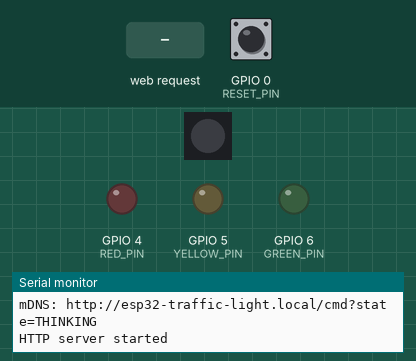
Simulated run of this sketch. Board: ESP32-S3. On the bench: 1 RGB LEDs in strip order, left to right, output pins drawn as LEDs (lit = HIGH), the last lines printed to the serial monitor. Dashed ring = blinking. Inputs (shaded band) come from the test bench; at power-on: GPIO 0 (RESET_PIN) HIGH. WiFi joins after 1.5 s; servers stay silent unless stated.

Above: at 4.5 s.
4.6 s: HTTP request GET /cmd?state=THINKING received
At 4.75 s:
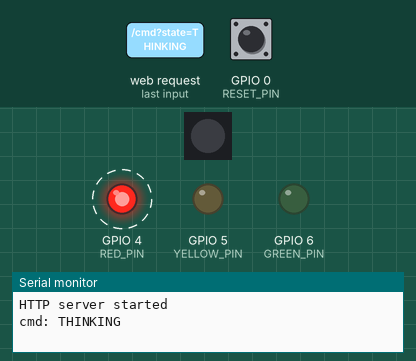
7.6 s: HTTP request GET /cmd?state=EXECUTING received
At 8.6 s:
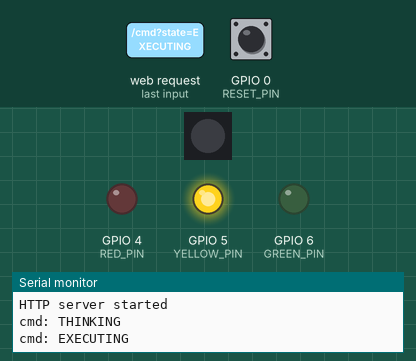
9.1 s: HTTP request GET /cmd?state=DONE received
At 9.7 s:
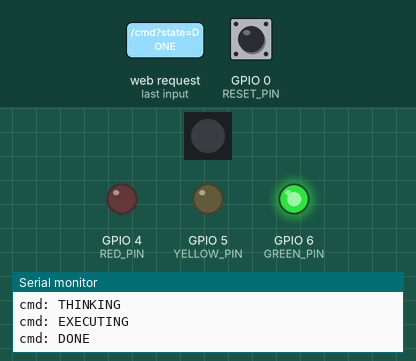
Timing chart, 0 to 12.1 s (numbered marks = the images above; inputs shaded):
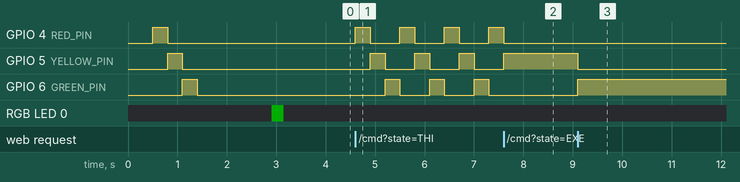

The sketch:

traffic_light.ino
```cpp
// ESP32-S3 Traffic Light Controller for Claude Code
// Commands via HTTP GET /cmd?state=THINKING (WiFi):
//   THINKING  - chase animation (R->Y->G cycling)
//   EXECUTING - yellow on (tool running)
//   DONE      - green on, auto-transitions to IDLE after DONE_HOLD_MS
//   ERROR     - red on
//   IDLE      - all off
//
// Also: GET /status  -> returns current state name
//
// WiFi config: hold BOOT button (GPIO0) on power-up to reset WiFi credentials.
// On first boot (or after reset), ESP32 opens hotspot "TrafficLight-Setup",
// connect with phone and visit 192.168.4.1 to configure WiFi.

#include <Adafruit_NeoPixel.h>
#include <WiFi.h>
#include <WebServer.h>
#include <ESPmDNS.h>
#include <WiFiManager.h>

// mDNS hostname: reachable at http://esp32-traffic-light.local/cmd?state=THINKING
#define HOSTNAME "esp32-traffic-light"

#define RESET_PIN 0  // BOOT button — hold on power-up to clear WiFi credentials

// === CONFIGURE YOUR GPIO PINS HERE ===
#define RED_PIN    4
#define YELLOW_PIN 5
#define GREEN_PIN  6
// =====================================

// YD-ESP32-S3 onboard WS2812 RGB LED
#define NEOPIXEL_PIN 48
#define NEOPIXEL_NUM 1

#define CHASE_INTERVAL_MS 300
#define DONE_HOLD_MS      60000

Adafruit_NeoPixel pixel(NEOPIXEL_NUM, NEOPIXEL_PIN, NEO_GRB + NEO_KHZ800);
WebServer server(80);

enum State { ST_IDLE, ST_THINKING, ST_EXECUTING, ST_DONE, ST_ERROR };

State     currentState = ST_IDLE;
int       chaseStep    = 0;
uint32_t  lastChase    = 0;
uint32_t  doneAt       = 0;

void blinkBuiltin(int times, uint32_t color) {
  for (int i = 0; i < times; i++) {
    pixel.setPixelColor(0, color);
    pixel.show();
    delay(80);
    pixel.setPixelColor(0, 0);
    pixel.show();
    delay(80);
  }
}

void allOff() {
  digitalWrite(RED_PIN,    LOW);
  digitalWrite(YELLOW_PIN, LOW);
  digitalWrite(GREEN_PIN,  LOW);
}

void selfTest() {
  Serial.println("self-test: RED -> YELLOW -> GREEN -> OFF");
  digitalWrite(RED_PIN,    HIGH); delay(300); digitalWrite(RED_PIN,    LOW);
  digitalWrite(YELLOW_PIN, HIGH); delay(300); digitalWrite(YELLOW_PIN, LOW);
  digitalWrite(GREEN_PIN,  HIGH); delay(300); digitalWrite(GREEN_PIN,  LOW);
}

void pixelOff() { pixel.setPixelColor(0, 0); pixel.show(); }

void applyIdle()      { allOff(); pixelOff(); currentState = ST_IDLE; }
void applyThinking()  { allOff(); pixelOff(); currentState = ST_THINKING; chaseStep = 0; lastChase = 0; }
void applyExecuting() { allOff(); pixelOff(); digitalWrite(YELLOW_PIN, HIGH); currentState = ST_EXECUTING; }
void applyDone()      { allOff(); pixelOff(); digitalWrite(GREEN_PIN,  HIGH); currentState = ST_DONE; doneAt = millis(); }
void applyError()     { allOff(); pixelOff(); digitalWrite(RED_PIN,    HIGH); currentState = ST_ERROR; }

// WAITING is an overlay, not a state: signals "needs your input" (permission
// prompt / idle nudge) via the onboard NeoPixel without disturbing whichever
// main-LED state Claude was already in.
void applyWaiting()   { pixel.setPixelColor(0, pixel.Color(0, 0, 255)); pixel.show(); }

void handleCmd() {
  String state = server.arg("state");
  state.toUpperCase();
  state.trim();

  if      (state == "THINKING")  { applyThinking(); }
  else if (state == "EXECUTING") { applyExecuting(); }
  else if (state == "DONE")      { applyDone(); }
  else if (state == "ERROR")     { applyError(); }
  else if (state == "IDLE")      { applyIdle(); }
  else if (state == "WAITING")   { applyWaiting(); }
  else {
    server.send(400, "text/plain", "ERR:unknown state");
    return;
  }
  server.send(200, "text/plain", "OK:" + state);
  Serial.println("cmd: " + state);
}

void handleStatus() {
  const char* names[] = {"IDLE", "THINKING", "EXECUTING", "DONE", "ERROR"};
  server.send(200, "text/plain", names[currentState]);
}

void setup() {
  Serial.begin(115200);
  delay(500);

  pixel.begin();
  pixel.setBrightness(50);
  pixel.show();

  pinMode(RED_PIN,    OUTPUT);
  pinMode(YELLOW_PIN, OUTPUT);
  pinMode(GREEN_PIN,  OUTPUT);
  applyIdle();
  selfTest();

  // Hold BOOT button on power-up = reset saved WiFi credentials
  pinMode(RESET_PIN, INPUT_PULLUP);
  if (digitalRead(RESET_PIN) == LOW) {
    Serial.println("BOOT held — clearing WiFi credentials");
    WiFiManager wm;
    wm.resetSettings();
    // Red blink to confirm reset
    for (int i = 0; i < 5; i++) {
      digitalWrite(RED_PIN, HIGH); delay(150);
      digitalWrite(RED_PIN, LOW);  delay(150);
    }
  }

  // WiFiManager: auto-connect or open config portal
  // Blink yellow while waiting
  WiFiManager wm;
  wm.setConfigPortalTimeout(180);
  wm.setAPCallback([](WiFiManager*) {
    Serial.println("Config portal open: connect to 'TrafficLight-Setup'");
    // Yellow blink = config mode
    for (int i = 0; i < 3; i++) {
      digitalWrite(YELLOW_PIN, HIGH); delay(200);
      digitalWrite(YELLOW_PIN, LOW);  delay(200);
    }
    digitalWrite(YELLOW_PIN, HIGH);  // solid yellow during portal
  });

  if (!wm.autoConnect("TrafficLight-Setup")) {
    Serial.println("WiFi connect failed — restarting");
    ESP.restart();
  }
  WiFi.setSleep(false);  // disable modem sleep — eliminates ~5s wake latency
  allOff();

  Serial.print("IP: ");
  Serial.println(WiFi.localIP());

  // mDNS
  if (MDNS.begin(HOSTNAME)) {
    Serial.println("mDNS: http://" HOSTNAME ".local/cmd?state=THINKING");
  }

  // HTTP routes
  server.on("/cmd",    HTTP_GET, handleCmd);
  server.on("/status", HTTP_GET, handleStatus);
  server.begin();
  Serial.println("HTTP server started");

  // Green flash = WiFi ready
  blinkBuiltin(3, pixel.Color(0, 255, 0));
}

void loop() {
  server.handleClient();

  // Chase animation during THINKING
  if (currentState == ST_THINKING) {
    uint32_t now = millis();
    if (now - lastChase >= CHASE_INTERVAL_MS) {
      lastChase = now;
      allOff();
      switch (chaseStep % 3) {
        case 0: digitalWrite(RED_PIN,    HIGH); break;
        case 1: digitalWrite(YELLOW_PIN, HIGH); break;
        case 2: digitalWrite(GREEN_PIN,  HIGH); break;
      }
      chaseStep++;
    }
  }

  // Auto-transition: DONE -> IDLE after 3s
  if (currentState == ST_DONE && millis() - doneAt >= DONE_HOLD_MS) {
    applyIdle();
  }
}
```

Measured:
- after the input at 4.6 s, GPIO 4 (RED_PIN): alternates HIGH for 0.30 s and LOW for 0.60 s, starting at once; GPIO 5 (YELLOW_PIN): alternates HIGH for 0.30 s and LOW for 0.60 s, starting after 0.30 s; GPIO 6 (GREEN_PIN): alternates HIGH for 0.30 s and LOW for 0.60 s, starting after 0.60 s
- after the input at 7.6 s, GPIO 4 (RED_PIN): goes on until 7.6 s, then stays LOW; GPIO 5 (YELLOW_PIN): goes on until 7.6 s, then stays HIGH; GPIO 6 (GREEN_PIN): stays LOW (without the input it goes to HIGH after 0.30 s)
- after the input at 9.1 s, GPIO 5 (YELLOW_PIN): HIGH → LOW at once; GPIO 6 (GREEN_PIN): LOW → HIGH at once
